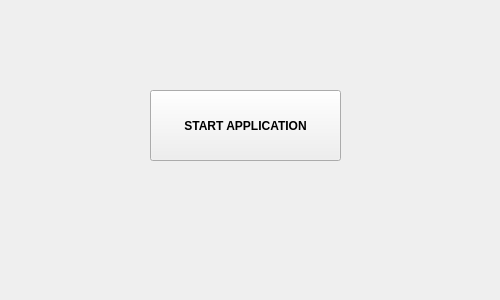
<?xml version="1.0" encoding="UTF-8"?>
<ui version="4.0">
 <class>StartingScreen</class>
 <widget class="QMainWindow" name="StartingScreen">
  <property name="geometry">
   <rect>
    <x>0</x>
    <y>0</y>
    <width>500</width>
    <height>300</height>
   </rect>
  </property>
  <property name="windowTitle">
   <string>MainWindow</string>
  </property>
  <widget class="QWidget" name="centralwidget">
   <widget class="QPushButton" name="pushButton_StartApplication">
    <property name="geometry">
     <rect>
      <x>150</x>
      <y>90</y>
      <width>191</width>
      <height>71</height>
     </rect>
    </property>
    <property name="font">
     <font>
      <bold>true</bold>
     </font>
    </property>
    <property name="text">
     <string>START APPLICATION</string>
    </property>
   </widget>
  </widget>
 </widget>
 <resources/>
 <connections/>
</ui>
